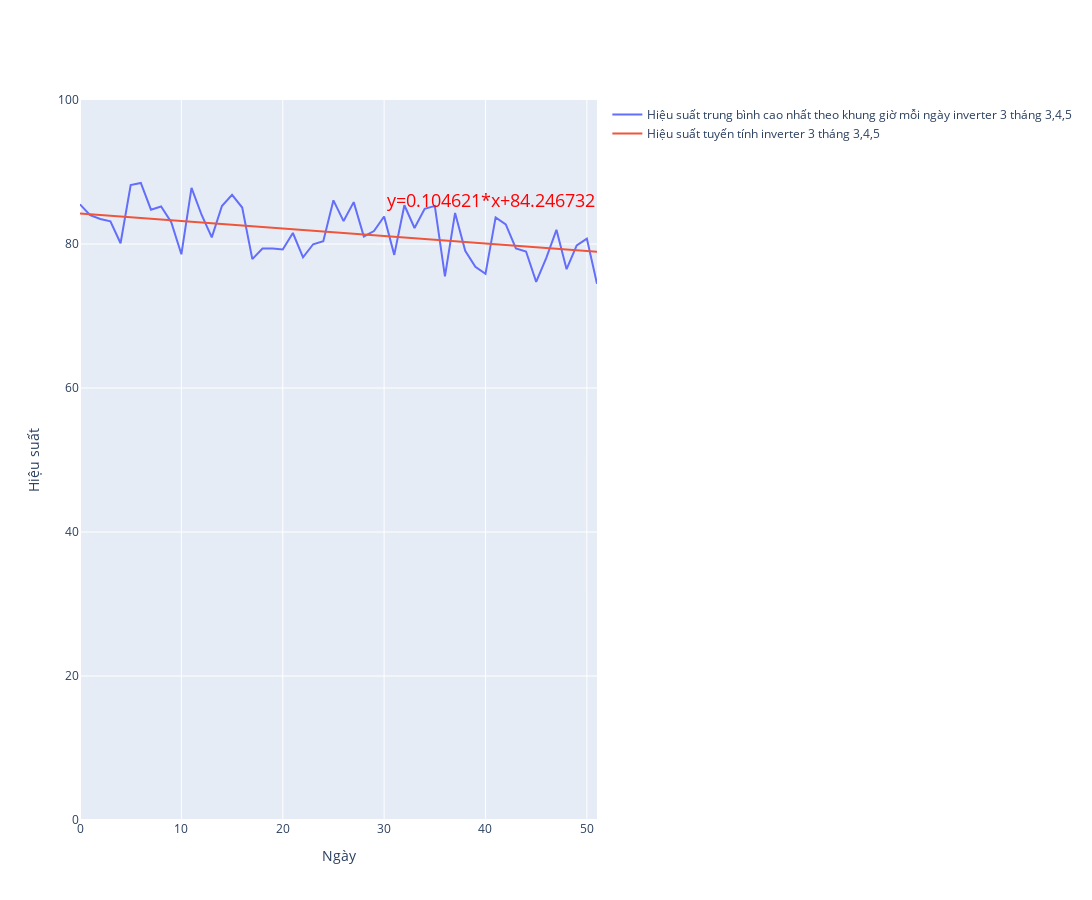

The notebook cell saved with this chart:
### Code cell
fig21 = go.Figure()
fig21.add_trace(go.Scatter(
    x=df21.index,
    y=df21['Hieu suat'],
    name="Hiệu suất trung bình cao nhất theo khung giờ mỗi ngày inverter 3 tháng 3,4,5 "))
fig21.add_trace(go.Scatter(
    x=df21.index,
    y=df21['Hieu suat tuyen tinh'],
    name="Hiệu suất tuyến tính inverter 3 tháng 3,4,5"))
fig21.update_layout(yaxis_range=[0, 100])
fig21.update_xaxes(title_text="Ngày")
fig21.update_yaxes(title_text="Hiệu suất")
fig21.update_layout(height=900)
fig21.update_layout(width=1500)
fig21.add_annotation(
    text="y=0.104621*x+84.246732",
    xref="paper",
    yref="paper",
    x=1,
    y=0.88,
    showarrow=False,
    font=dict(
        size=18,
        color="red"
    )
)
fig21.show()

### Figure 1 — Plotly figure (JSON) as saved in the notebook; plotly's stock layout.template omitted (floating-point values rounded to 4 significant figures)
{"data": [{"name": "Hiệu suất trung bình cao nhất theo khung giờ mỗi ngày inverter 3 tháng 3,4,5 ", "type": "scatter", "x": [0, 1, 2, 3, 4, 5, 6, 7, 8, 9, 10, 11, 12, 13, 14, 15, 16, 17, 18, 19, 20, 21, 22, 23, 24, 25, 26, 27, 28, 29, 30, 31, 32, 33, 34, 35, 36, 37, 38, 39, 40, 41, 42, 43, 44, 45, 46, 47, 48, 49, 50, 51], "y": [85.51, 84.01, 83.47, 83.16, 80.1, 88.18, 88.47, 84.76, 85.21, 83.02, 78.57, 87.8, 84.03, 80.92, 85.28, 86.82, 85.07, 77.89, 79.37, 79.39, 79.25, 81.53, 78.15, 79.97, 80.4, 86.06, 83.18, 85.81, 81.05, 81.8, 83.82, 78.49, 85.38, 82.23, 84.89, 85.29, 75.51, 84.32, 79.05, 76.84, 75.86, 83.69, 82.74, 79.38, 78.96, 74.74, 78.08, 81.97, 76.51, 79.81, 80.75, 74.46]}, {"name": "Hiệu suất tuyến tính inverter 3 tháng 3,4,5", "type": "scatter", "x": [0, 1, 2, 3, 4, 5, 6, 7, 8, 9, 10, 11, 12, 13, 14, 15, 16, 17, 18, 19, 20, 21, 22, 23, 24, 25, 26, 27, 28, 29, 30, 31, 32, 33, 34, 35, 36, 37, 38, 39, 40, 41, 42, 43, 44, 45, 46, 47, 48, 49, 50, 51], "y": [84.25, 84.14, 84.04, 83.93, 83.83, 83.72, 83.62, 83.51, 83.41, 83.31, 83.2, 83.1, 82.99, 82.89, 82.78, 82.68, 82.57, 82.47, 82.36, 82.26, 82.15, 82.05, 81.95, 81.84, 81.74, 81.63, 81.53, 81.42, 81.32, 81.21, 81.11, 81.0, 80.9, 80.79, 80.69, 80.58, 80.48, 80.38, 80.27, 80.17, 80.06, 79.96, 79.85, 79.75, 79.64, 79.54, 79.43, 79.33, 79.22, 79.12, 79.02, 78.91]}], "layout": {"annotations": [{"font": {"color": "red", "size": 18}, "showarrow": false, "text": "y=0.104621*x+84.246732", "x": 1, "xref": "paper", "y": 0.88, "yref": "paper"}], "height": 900, "width": 1500, "xaxis": {"title": {"text": "Ngày"}}, "yaxis": {"range": [0, 100], "title": {"text": "Hiệu suất"}}}}
